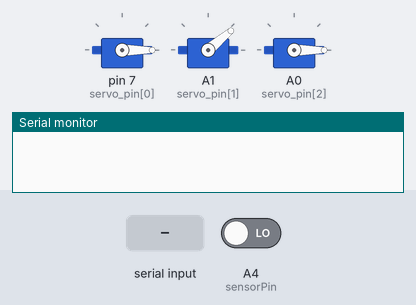
A sketch run on a simulated Arduino Uno, built with avr-gcc and run on an emulated ATmega328P. On the bench: 3 × servo, the last lines printed to the serial monitor. The test bench sets the inputs (shaded band); at power-on: A4 (sensorPin) LOW.

Above: at 2.7 s.
2.8 s: "0\n" received over Serial
At 5.7 s:
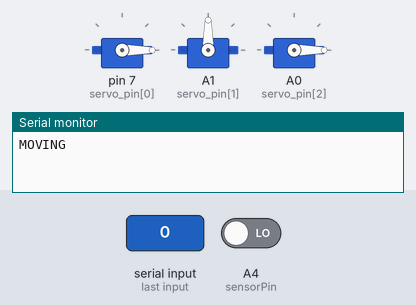
5.8 s: A4 (sensorPin) driven HIGH
At 7.7 s:
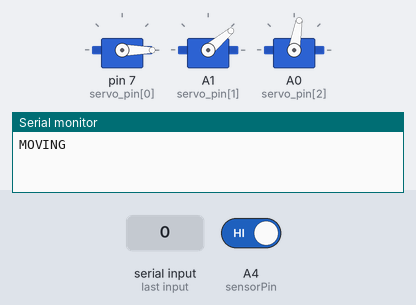
At 8.6 s:
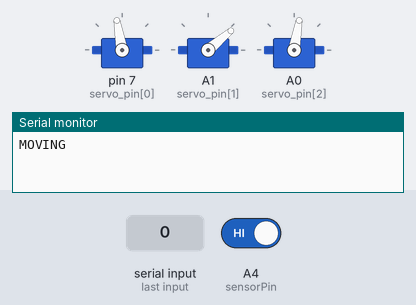
8.8 s: "1\n" received over Serial
Timing chart, 0 to 20.6 s (numbered marks = the images above; inputs shaded):
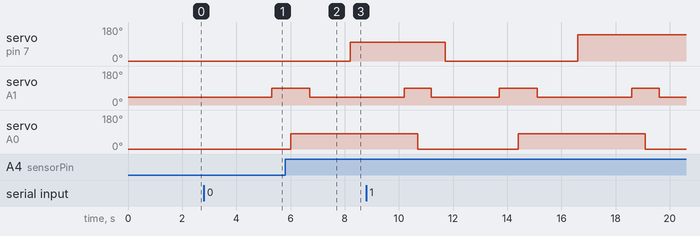

The sketch:

arduino_controller.ino
```cpp
#include <Servo.h>
Servo myservo[3];         //三軸
const  byte servo_pin[3]={7,A1,A0};//0==底
const int sensorPin = A4;//FSR

void controlServo(int value) {
  Serial.println("MOVING"); // 告知樹莓派手臂開始動作
  Catch();
  delay(1000);
  if (value == 0){           //metal
    if(fsr()==1){            //iron
      myservo[0].write(100);
    }
    else{                    //ALU
      myservo[0].write(120);
    }
  }
  else if (value == 1){     //pg
    if(fsr()==1){           //glass
      myservo[0].write(140);
    }
    else{                   //plastic
      myservo[0].write(160);
    }
  }
  else { //paper
    myservo[0].write(180);
  }
  delay(1000);
  drop();

  Serial.println("Finish"); // 告知樹莓派手臂動作完成
}

void Catch(){
  reset();
  delay(1000);
  myservo[1].write(90);
  delay(700);
  myservo[2].write(80);
  delay(700);
  myservo[1].write(40);
  delay(500);
}

void drop(){
  delay(1000);
  myservo[1].write(90);
  delay(500);
  myservo[2].write(0);
  delay(500);
  myservo[1].write(40);
}

void setup() {
  reset();
  pinMode(sensorPin, INPUT); // 設定傳感器引腳為輸入模式
  Serial.begin(9600);
  for(byte i = 0; i < 3; i++ ){
        myservo[i].attach(servo_pin[i]);
  }
}

void reset(){
  myservo[2].write(0);
  myservo[1].write(40);
  delay(500);
  myservo[0].write(0);
  delay(1000);
}

int fsr(){
  int sensorState = digitalRead(sensorPin); // 讀取傳感器狀態
  return sensorState;
}

void loop() {
  if (Serial.available() > 0) {
    int receivedValue = Serial.parseInt();  // 讀取從樹莓派接收的數字
    if(receivedValue>=0 && receivedValue<=2){
      controlServo(receivedValue);  // 控制伺服馬達
    }
  }
}
```

Measured:
- after the input at 2.8 s, servo on A1 (servo_pin[1]): 40° → 90° after 2.5 s
- after the input at 5.8 s, servo on pin 7 (servo_pin[0]): 0° → 100° after 2.4 s
